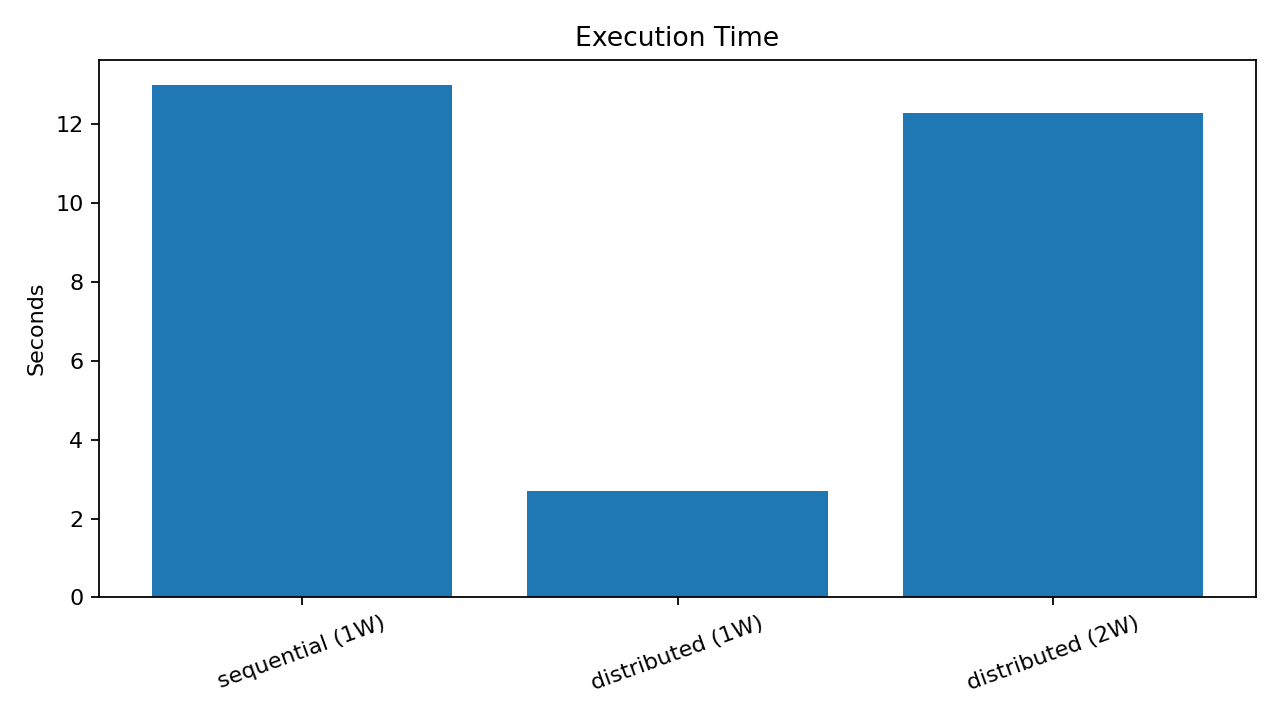
#> input picture reports/aggregate/execution-time.png, 1280 x 720 px
$ python -i image_processor.py   (imports and definitions only)
#> lines starting #> are read from the running program, lines starting #| are printed output that depends on the picture; after the words box and inside, x2 and y2 are one past the last pixel; in counts of white or black regions, pixels touching at a corner belong together
from pathlib import Path
from time import perf_counter

import cv2


def process_image(input_path: Path, output_path: Path) -> dict:
#> called with input_path = '../reports/aggregate/execution-time.png', output_path = 'out.png'
    started_at = perf_counter()
    image = cv2.imread(str(input_path))
#> image is the input picture: shape (720, 1280, 3); mean B, G, R 225.2, 203.3, 171.8
    if image is None:
        raise ValueError(f"Gambar tidak dapat dibaca: {input_path}")

    height, width = image.shape[:2]
#> height = 720; width = 1280
    target_width = min(width, 1920)
#> target_width = 1280
    target_height = max(1, round(height * target_width / width))
#> target_height = 720
    resized = cv2.resize(image, (target_width, target_height))
    grayscale = cv2.cvtColor(resized, cv2.COLOR_BGR2GRAY)
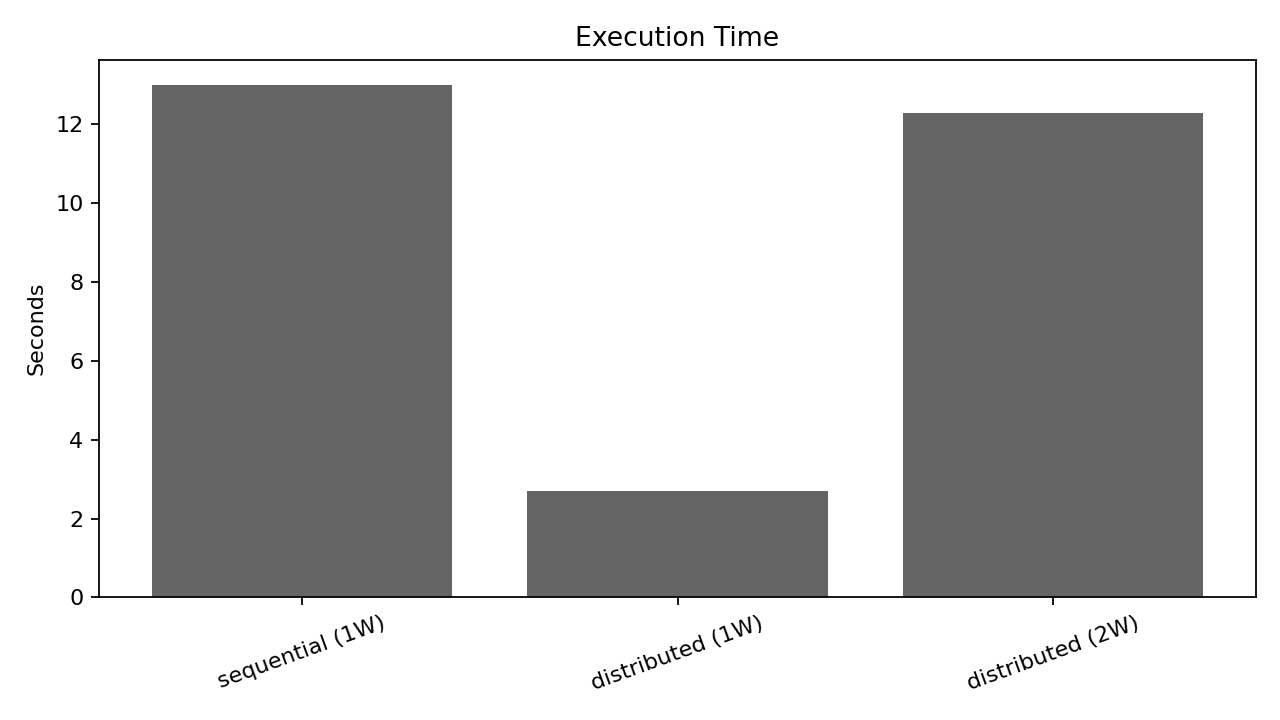
#> grayscale: shape (720, 1280); min 0, max 255, mean 196.5
    blurred = cv2.GaussianBlur(grayscale, (11, 11), 0)
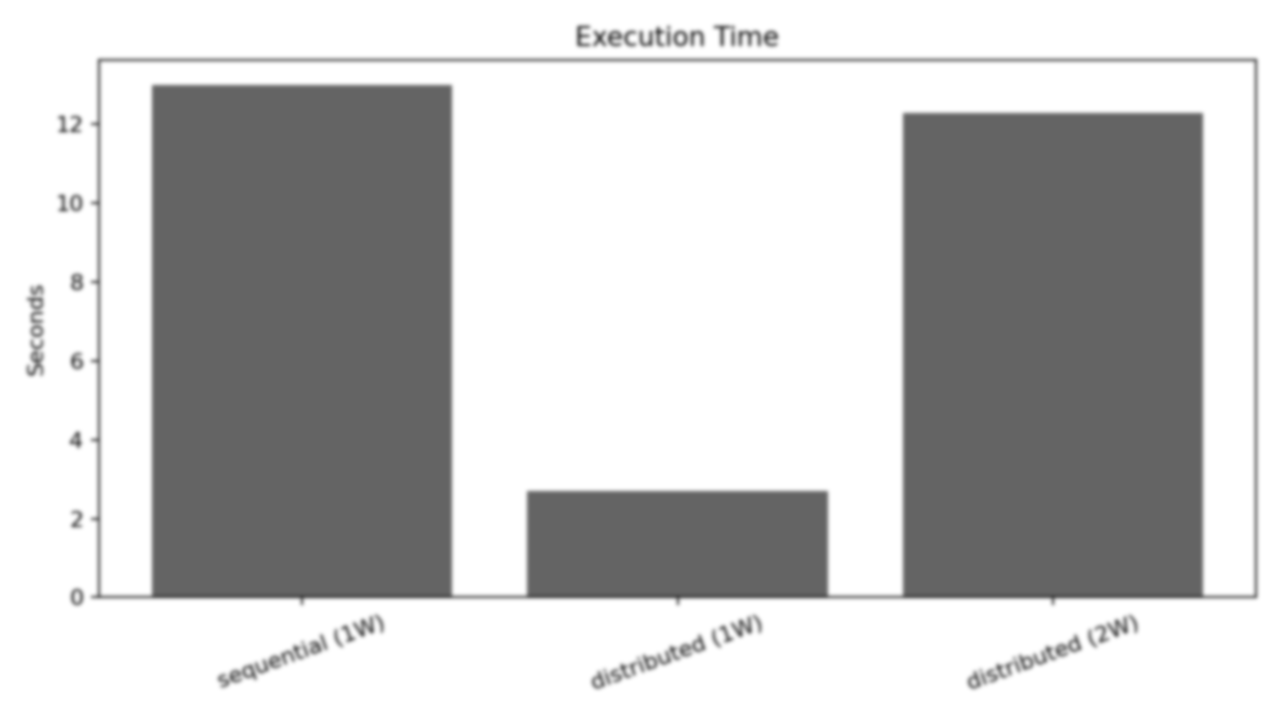
#> blurred: shape (720, 1280); min 81, max 255, mean 196.5
    edges = cv2.Canny(blurred, 50, 150)
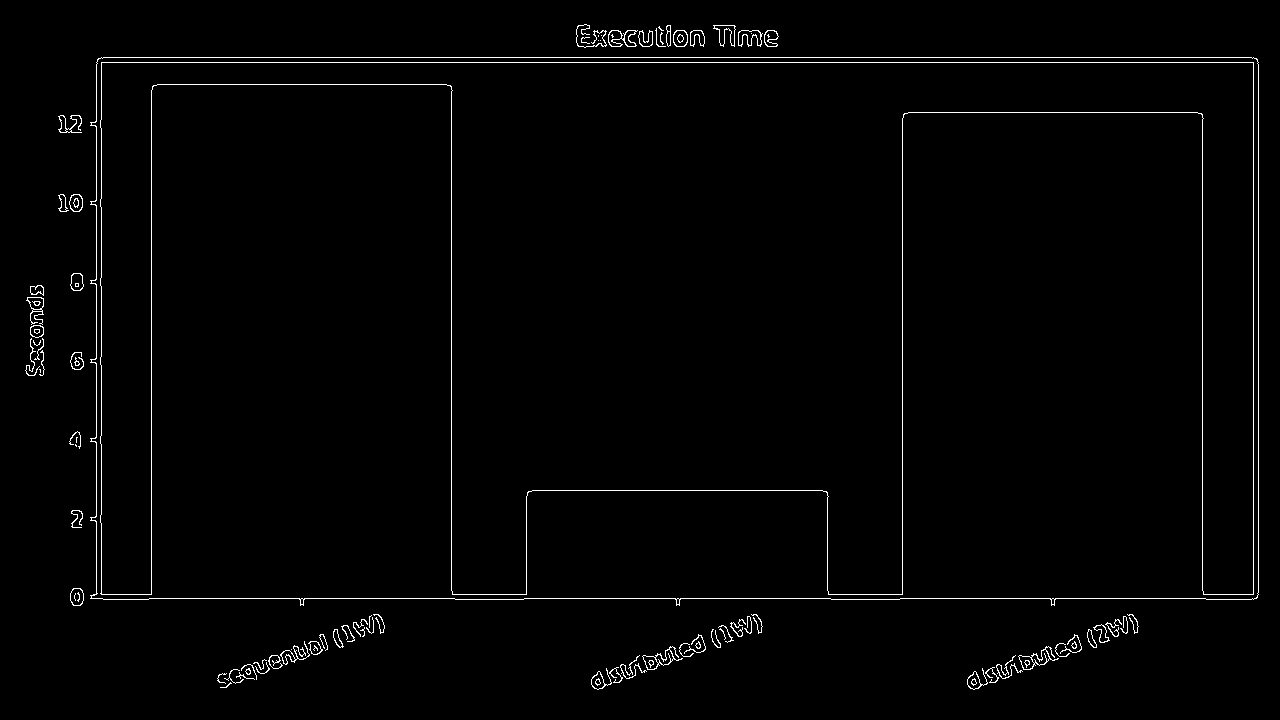
#> edges: shape (720, 1280); 1.5% white in thin lines or dots, all inside (x1, y1, x2, y2) = (25, 24, 1259, 690)

#> (the run stopped early here; a loop or call above may not have finished)
